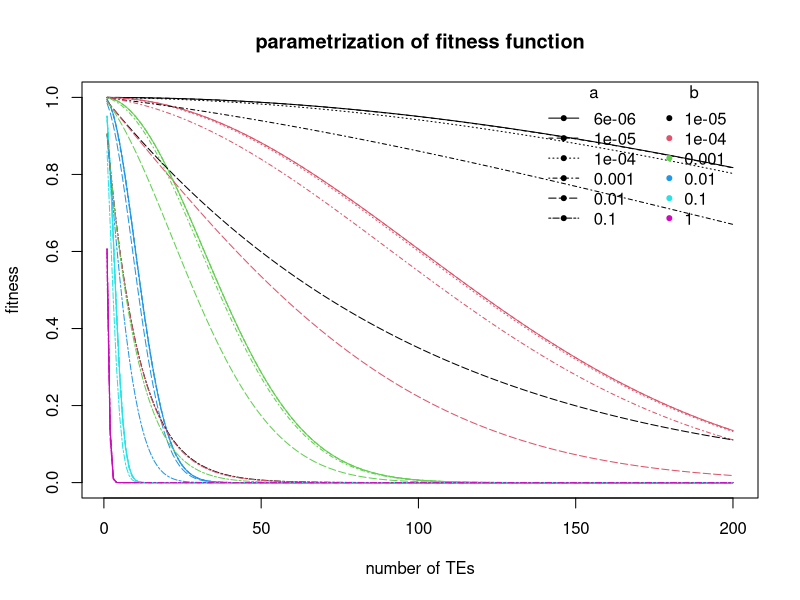
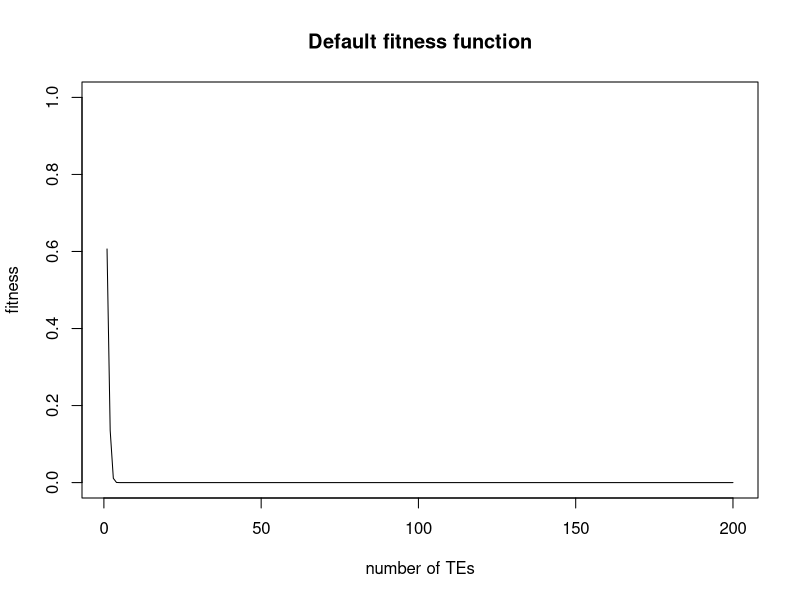

These figures' R source, in order:
get_fitness <- function(n, a, b){
    exp(- (a * n) - ((b * n^2) / 2))
}


# number of transposons
n = 1:200
# a parameters to explore
as = c(0.000006,0.00001, 0.0001, 0.001, 0.01, 0.1)
# b parameters to explore
bs = c(0.00001, 0.0001, 0.001, 0.01, 0.1, 1)

fitnesses = list(list())

png('figures/fitness_parametrization.png')

plot(NULL,
    xlim = c(1, max(n)), ylim = c(0,1),
    xlab = 'number of TEs', ylab = 'fitness',
    main = 'parametrization of fitness function')

for (i in 1:length(as)) {
    for (y in 1:length(bs)) {
        a = as[i]
        b = bs[y]
        fitness_vector <- get_fitness(n, a, b)
        fitnesses[[y + ((i - 1) * length(bs))]] <- fitness_vector
        lines(fitness_vector, lty = i, col = y)
    }
}

legend(175, 1.05, legend = bs, title = 'b', pch = 20, col = 1:length(bs), bty = 'n')
legend(140, 1.05, legend = as, title = 'a', pch = 20, lty = 1:length(as), bty = 'n')

dev.off()


png('figures/default_fitness_function.png')

a = 0.000006
b = 1
fitness_vector <- get_fitness(n, a, b)
fitnesses[[y + ((i - 1) * length(bs))]] <- fitness_vector

plot(fitness_vector, type = 'l',
    xlim = c(1, max(n)), ylim = c(0,1),
    xlab = 'number of TEs', ylab = 'fitness',
    main = 'Default fitness function')

dev.off()